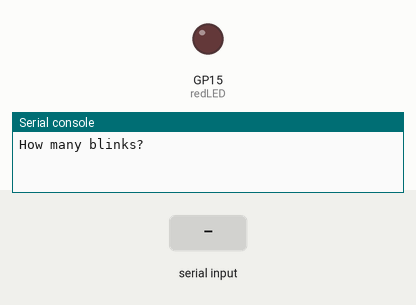
Simulated run of this program. Board: Raspberry Pi Pico running MicroPython. On the bench: output pins drawn as LEDs (lit = HIGH), the last lines printed to the serial console. Dashed ring = blinking. Inputs (shaded band) come from the test bench.

Above: at 1.2 s.
1.3 s: "5" typed at the serial console, then Enter
At 1.7 s:
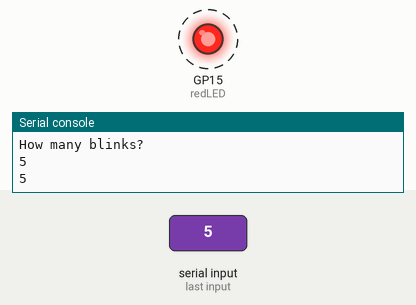
4.3 s: "90" typed at the serial console, then Enter
Timing chart, 0 to 13.3 s (numbered marks = the images above; inputs shaded):
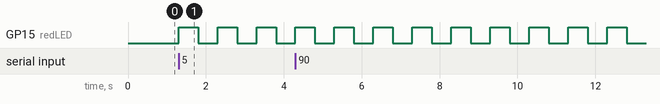

The program:

HowManyBlinks.py
```python
from machine import Pin
import time
redPin=15
redLED=Pin(redPin,Pin.OUT)
while True:
    numBlinks=int(input('How many blinks? '))
    print(numBlinks)
    for blink in range(0,numBlinks,1):
        redLED.value(1)
        time.sleep(.5)
        redLED.value(0)
        time.sleep(.5)
```

Measured:
- after the input at 1.3 s, GP15 (redLED): alternates HIGH for 0.50 s and LOW for 0.50 s, starting at once
